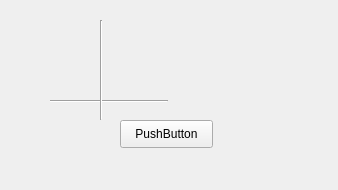
<?xml version="1.0" encoding="UTF-8"?>
<ui version="4.0">
 <class>Widget</class>
 <widget class="QWidget" name="Widget">
  <property name="geometry">
   <rect>
    <x>0</x>
    <y>0</y>
    <width>338</width>
    <height>190</height>
   </rect>
  </property>
  <property name="windowTitle">
   <string>Widget</string>
  </property>
  <widget class="Line" name="line">
   <property name="geometry">
    <rect>
     <x>50</x>
     <y>100</y>
     <width>118</width>
     <height>3</height>
    </rect>
   </property>
   <property name="orientation">
    <enum>Qt::Horizontal</enum>
   </property>
  </widget>
  <widget class="Line" name="line_2">
   <property name="geometry">
    <rect>
     <x>100</x>
     <y>20</y>
     <width>3</width>
     <height>100</height>
    </rect>
   </property>
   <property name="orientation">
    <enum>Qt::Vertical</enum>
   </property>
  </widget>
  <widget class="QPushButton" name="pushButton">
   <property name="geometry">
    <rect>
     <x>120</x>
     <y>120</y>
     <width>93</width>
     <height>28</height>
    </rect>
   </property>
   <property name="text">
    <string>PushButton</string>
   </property>
  </widget>
 </widget>
 <layoutdefault spacing="6" margin="11"/>
 <resources/>
 <connections/>
</ui>
